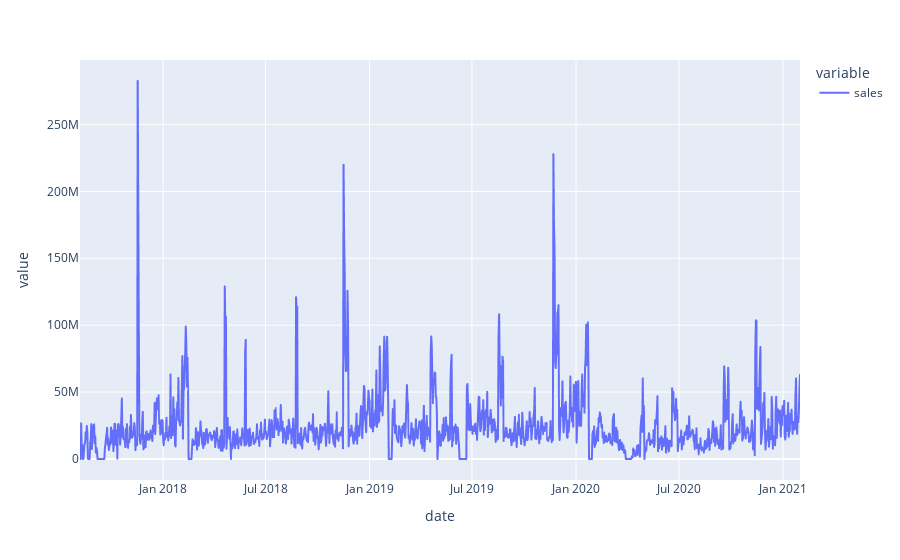

Notebook code cell kept with this figure:
### Code cell
df_store.loc[df_store.store_id == int(idx), ['date','sales']].set_index('date').plot()

### Figure 1 — Plotly figure (JSON) as saved in the notebook; plotly's stock layout.template omitted (floating-point values rounded to 4 significant figures; data arrays with more than 128 entries replaced by an {"elided": "..."} marker saying what was removed)
{"data": [{"hovertemplate": "variable=sales<br>date=%{x}<br>value=%{y}<extra></extra>", "legendgroup": "sales", "line": {"color": "#636efa", "dash": "solid"}, "marker": {"symbol": "circle"}, "mode": "lines", "name": "sales", "showlegend": true, "type": "scattergl", "x": {"elided": "1274 str values"}, "xaxis": "x", "y": {"elided": "1274 int values"}, "yaxis": "y"}], "layout": {"legend": {"title": {"text": "variable"}, "tracegroupgap": 0}, "margin": {"t": 60}, "xaxis": {"anchor": "y", "domain": [0, 1], "title": {"text": "date"}}, "yaxis": {"anchor": "x", "domain": [0, 1], "title": {"text": "value"}}}}
